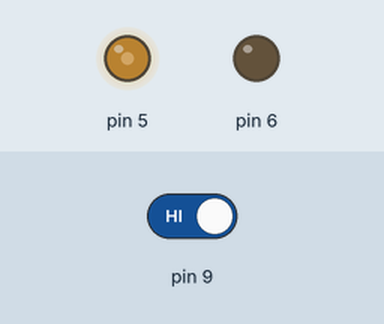
A sketch run on a simulated Arduino Uno, built with avr-gcc and run on an emulated ATmega328P. Shown: output pins drawn as LEDs (lit = HIGH). The inputs (shaded band) are chosen by the test bench; at power-on: pin 9 HIGH. What the sketch prints to the serial monitor is not drawn.

Above: at 1.2 s.
1.3 s: pin 9 driven LOW
At 2.6 s:
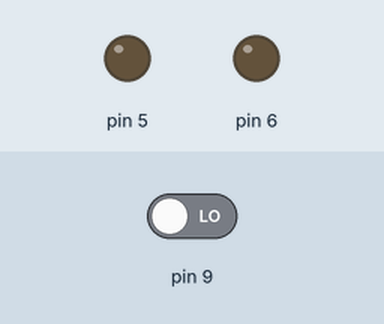
Timing chart, 0 to 4.3 s (numbered marks = the images above; inputs shaded):
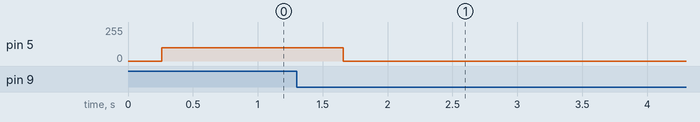

Measured:
- after the input at 1.3 s, pin 5: 101/255 → 0/255 after 0.36 s

The sketch:

MOTORAS_H_BRIDGE.ino
```cpp
#include <IRremote.h>


//pinii necesari
// 5 si 6 PWM pentru motor
//9 pt citit senzoru
//foloseste variabila {inchidere} pentru a declansa inchiderea trapei.El creste liniar viteza si scade cand sensoru recepteaza un stimul

decode_results results;
int inchidere=1;
void setup()
{


  Serial.begin(9600);
 pinMode(9,INPUT);

   Serial.print("ARDUINO HAS STARTED");
    pinMode(5,OUTPUT);
    pinMode(6,OUTPUT);
    analogWrite(6,0);
}


int acc=2;
int vel=1;
int citit=1;

void loop() {
   Serial.println(citit);
if(citit==1)
  {
    citit=digitalRead(9);

      if(citit==0)
      {
         acc=-acc;
         vel=vel-1;
      }
    }


    if(inchidere==1)
      {


        if((vel>0)&&(vel<=100))
        {
          vel=vel+acc;
           analogWrite(5,vel);
        }
        Serial.println(acc);


      }


  }
```
